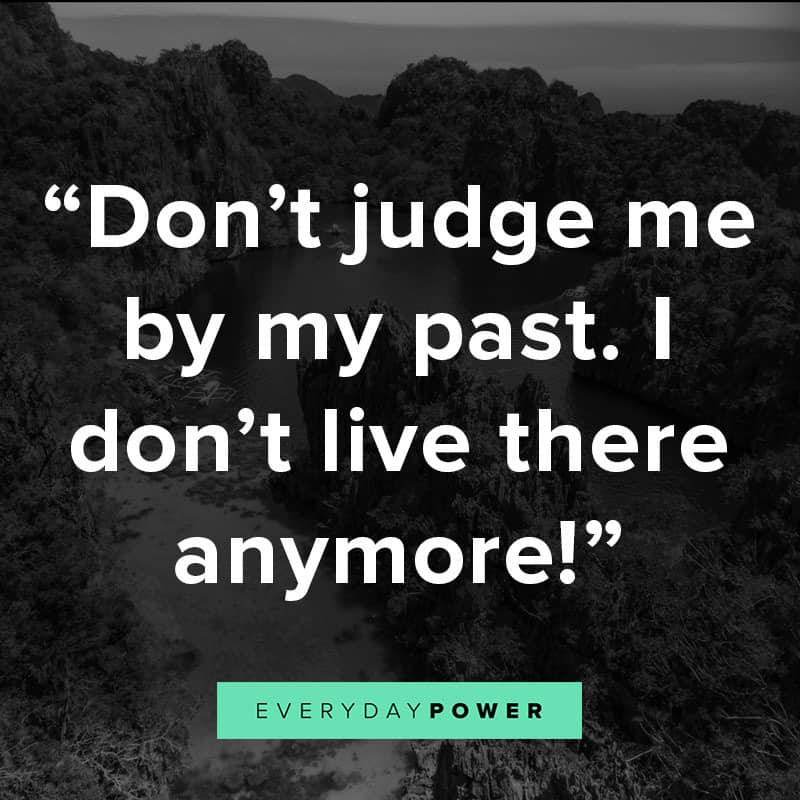
#> input picture pictures/quotes.jpg, 800 x 800 px
$ python imageToChar.py
#> lines starting #> are read from the running program, lines starting #| are printed output that depends on the picture
import cv2
import random
img = cv2.imread('pictures/quotes.jpg')
#> img is the input picture: shape (800, 800, 3); mean B, G, R 55.4, 56.8, 53.1
img = cv2.resize(img,(200,200)) #Resize the image se per the image requirements
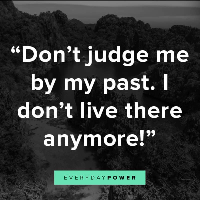
#> img: shape (200, 200, 3); mean B, G, R 55.8, 57.2, 53.5
width, height = img.shape[:2]
#> width = 200; height = 200
print(height,width)
#| 200 200
array = []
for i in range(width):
	line = []
	for j in range(height):
		if(img[i,j][0] <230):
			line +=[[i,j]]
	if(len(line)!=0):
		array +=line

colors =["91","92","93","94","95","96"] #For printing characters in random colored


#40,width-40 have beed used to remove the extra space from the visual
for i in range(40,width-40):
	for j in range(height):
		if([i,j] in array):
#> (the run stopped early here; a loop or call above may not have finished)
